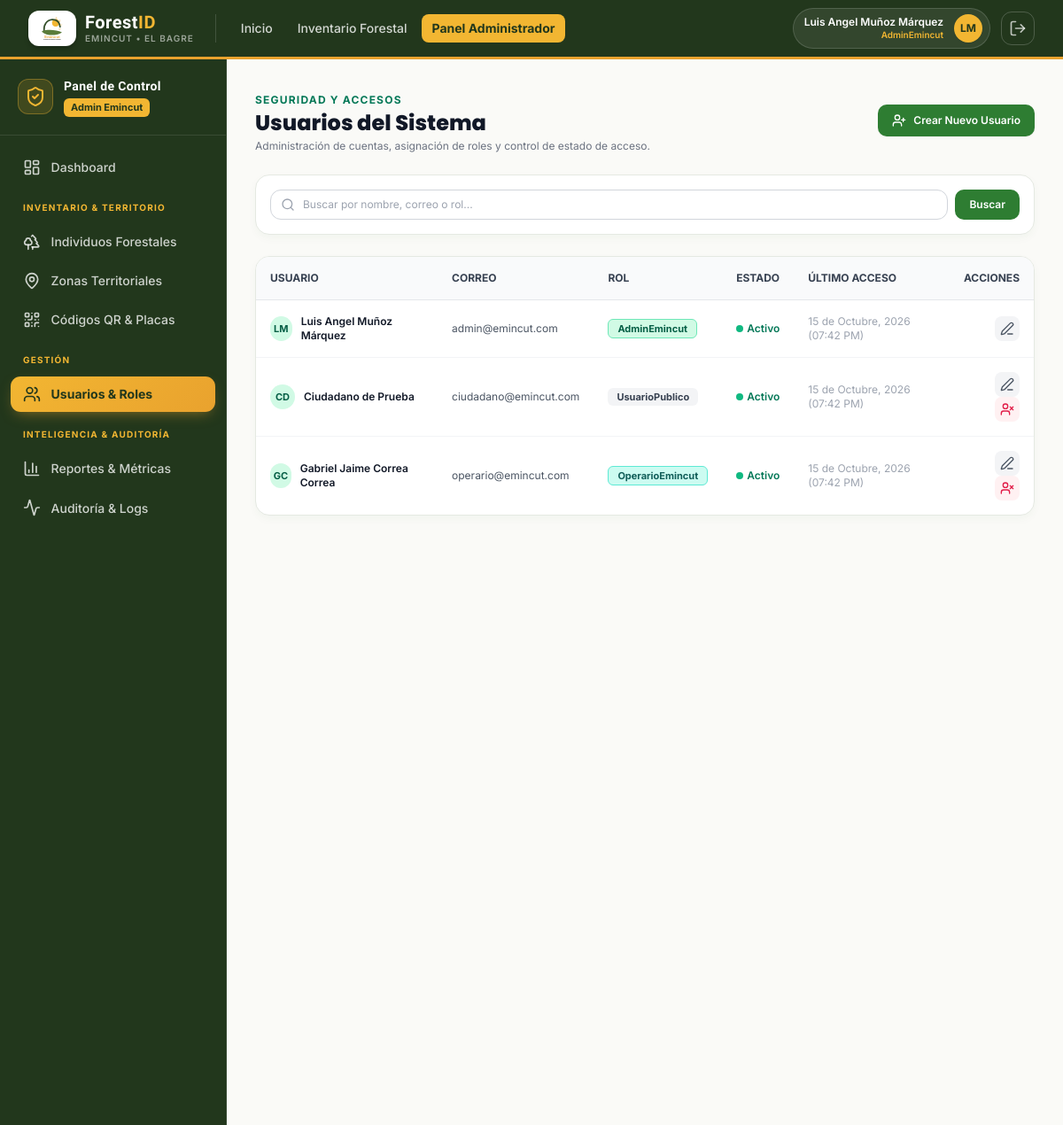
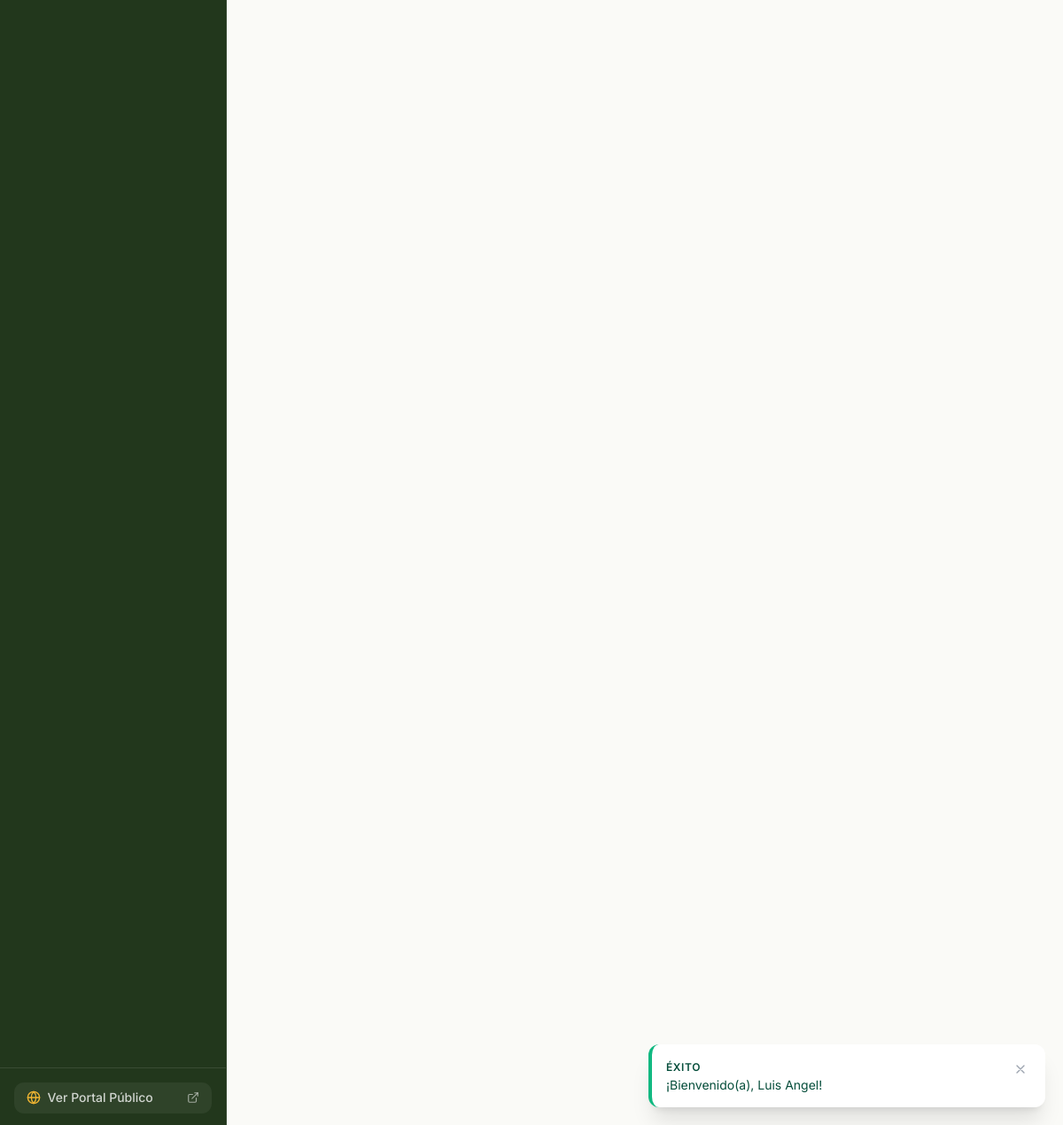
Page /admin/usuarios/index.php (signed in) on the committed database (2 pictures, top to bottom).
### tables this page shows
CREATE TABLE `usuarios` (
    `id_usuario` CHAR(36) NOT NULL DEFAULT (UUID()),
    `id_rol` CHAR(36) NOT NULL,
    `nombres` VARCHAR(100) NOT NULL,
    `apellidos` VARCHAR(100) NOT NULL,
    `correo` VARCHAR(150) NOT NULL UNIQUE,
    `password_hash` VARCHAR(255) NOT NULL,
    `telefono` VARCHAR(20) NULL,
    `estado` TINYINT(1) NOT NULL DEFAULT 1 COMMENT '1: Activo, 0: Inactivo',
    `ultimo_acceso` DATETIME NULL,
    `fecha_creacion` DATETIME NOT NULL DEFAULT CURRENT_TIMESTAMP,
    PRIMARY KEY (`id_usuario`),
    CONSTRAINT `fk_usuarios_roles` FOREIGN KEY (`id_rol`) REFERENCES `roles` (`id_rol`) ON UPDATE CASCADE ON DELETE RESTRICT,
    INDEX `idx_usuarios_correo` (`correo`),
    INDEX `idx_usuarios_rol` (`id_rol`)
);

CREATE TABLE `roles` (
    `id_rol` CHAR(36) NOT NULL DEFAULT (UUID()),
    `nombre_rol` VARCHAR(50) NOT NULL UNIQUE,
    `descripcion` VARCHAR(255) NULL,
    `fecha_creacion` DATETIME NOT NULL DEFAULT CURRENT_TIMESTAMP,
    PRIMARY KEY (`id_rol`)
);

### includes/auth_check.php (called while the page is built, shortened)
<?php
require_once __DIR__ . '/funciones.php';
function esta_autenticado(): bool {
    $ahora  = time();
    $ultima = (int)($_SESSION['ultima_actividad'] ?? $ahora);
    return true;
}
function obtener_usuario_actual(): ?array {
    return $_SESSION['usuario'] ?? null;
}
function obtener_rol_actual(): ?string {
    return $_SESSION['usuario']['nombre_rol'] ?? null;
}
function es_admin(): bool {
    return obtener_rol_actual() === 'AdminEmincut';
}

### admin/usuarios/index.php (the view, shortened to what this page needs)
<?php
require_once __DIR__ . '/../../includes/funciones.php';
require_once __DIR__ . '/../../includes/auth_check.php';
$pdo = getDBConnection();
$q = sanear($_GET['q'] ?? '');
$params = [];
$where = "1=1";
$stmt = $pdo->prepare("
    SELECT u.*, r.nombre_rol
    FROM `usuarios` u
    INNER JOIN `roles` r ON u.id_rol = r.id_rol
    WHERE {$where}
    ORDER BY u.fecha_creacion DESC
");
$stmt->execute($params);
$usuarios = $stmt->fetchAll();
require_once __DIR__ . '/../../includes/header.php';
require_once __DIR__ . '/../../includes/navbar.php';
?>
<div class="flex-1 flex flex-col md:flex-row">
    <?php require_once __DIR__ . '/../../includes/sidebar_admin.php'; ?>
    <main class="flex-1 p-6 sm:p-8 space-y-6 overflow-y-auto">
        <div class="flex flex-col sm:flex-row items-start sm:items-center justify-between gap-4">
            <div>
                <span class="text-xs font-bold text-emerald-700 uppercase tracking-widest">Seguridad y Accesos</span>
                <h1 class="font-heading font-extrabold text-2xl text-gray-900">
                    Usuarios del Sistema
                </h1>
                <p class="text-xs text-gray-500 mt-0.5">
                    Administración de cuentas, asignación de roles y control de estado de acceso.
                </p>
            </div>
            <a href="<?= BASE_URL ?>admin/usuarios/crear.php" class="btn-forest-primary text-xs py-2.5 px-4 shadow-sm">
                <i data-lucide="user-plus" class="w-4 h-4"></i> Crear Nuevo Usuario
            </a>
        </div>
        <div class="forest-card p-4">
            <form method="GET" action="index.php" class="flex gap-2">
                <div class="relative flex-1">
                    <div class="absolute inset-y-0 left-0 pl-3 flex items-center pointer-events-none text-gray-400">
                    </div>
                    <input type="text" name="q" value="<?= htmlspecialchars($q) ?>" placeholder="Buscar por nombre, correo o rol..."
                           class="w-full pl-9 pr-4 py-2 bg-white border border-gray-300 rounded-xl text-xs focus:ring-2 focus:ring-emerald-600 outline-none">
                </div>
                <button type="submit" class="btn-forest-primary text-xs py-2 px-4">
                    Buscar
                </button>
            </form>
        </div>
        <div class="forest-card overflow-hidden">
            <div class="overflow-x-auto">
                <table class="w-full text-left text-xs text-gray-600">
                    <thead class="bg-gray-50 border-b border-gray-200 text-gray-700 uppercase font-semibold">
                        <tr>
                            <th class="p-4">Usuario</th>
                            <th class="p-4">Correo</th>
                            <th class="p-4">Rol</th>
                            <th class="p-4">Estado</th>
                            <th class="p-4">Último Acceso</th>
                            <th class="p-4 text-right">Acciones</th>
                        </tr>
                    </thead>
                    <tbody class="divide-y divide-gray-100">
                        <?php if (empty($usuarios)): ?>
                            <tr>
                                <td colspan="6" class="p-8 text-center text-gray-400 italic">
                                    No se encontraron usuarios registrados con los criterios indicados.
                                </td>
                            </tr>
                        <?php else: ?>
                            <?php foreach ($usuarios as $u): ?>
                                <tr class="hover:bg-gray-50 transition-colors">
                                    <td class="p-4 font-semibold text-gray-900">
                                        <div class="flex items-center gap-2.5">
                                            <div class="w-7 h-7 rounded-full bg-emerald-100 text-emerald-800 flex items-center justify-center font-bold text-[11px]">
                                                <?= htmlspecialchars(strtoupper(substr($u['nombres'], 0, 1) . substr($u['apellidos'], 0, 1))) ?>
                                            </div>
                                            <span><?= htmlspecialchars($u['nombres'] . ' ' . $u['apellidos']) ?></span>
                                        </div>
                                    </td>
                                    <td class="p-4"><?= htmlspecialchars($u['correo']) ?></td>
                                    <td class="p-4">
                                        <span class="inline-flex items-center gap-1 px-2.5 py-0.5 rounded-md text-[11px] font-bold
                                            <?= ($u['nombre_rol'] === 'AdminEmincut') ? 'bg-emerald-100 text-emerald-800 border border-emerald-300' : (($u['nombre_rol'] === 'OperarioEmincut') ? 'bg-teal-100 text-teal-800 border border-teal-300' : 'bg-gray-100 text-gray-700') ?>">
                                            <?= htmlspecialchars($u['nombre_rol']) ?>
                                        </span>
                                    </td>
                                    <td class="p-4">
                                        <?php if ($u['estado'] == 1): ?>
                                            <span class="inline-flex items-center gap-1 text-emerald-700 font-semibold">
                                                <span class="w-2 h-2 rounded-full bg-emerald-500"></span> Activo
                                            </span>
                                        <?php else: ?>
                                            <span class="inline-flex items-center gap-1 text-rose-700 font-semibold">
                                                <span class="w-2 h-2 rounded-full bg-rose-500"></span> Inactivo
                                            </span>
                                        <?php endif; ?>
                                    </td>
                                    <td class="p-4 text-gray-400">
                                        <?= !empty($u['ultimo_acceso']) ? formatear_fecha($u['ultimo_acceso'], true) : 'Nunca' ?>
                                    </td>
                                    <td class="p-4 text-right space-x-1">
                                        <a href="<?= BASE_URL ?>admin/usuarios/editar.php?id=<?= $u['id_usuario'] ?>" class="p-1.5 rounded-lg bg-gray-100 hover:bg-emerald-100 text-gray-600 hover:text-emerald-800 inline-flex" title="Editar">
                                            <i data-lucide="edit-3" class="w-4 h-4"></i>
                                        </a>
                                        <?php if ($u['id_usuario'] !== $_SESSION['usuario']['id_usuario']): ?>
                                            <form method="POST" action="<?= BASE_URL ?>admin/usuarios/index.php" class="inline">
                                                <button type="submit"
                                                   onclick="return confirm('¿Está seguro de cambiar el estado de este usuario?');"
                                                   class="p-1.5 rounded-lg <?= ($u['estado'] == 1) ? 'bg-rose-50 text-rose-600 hover:bg-rose-100' : 'bg-emerald-50 text-emerald-600 hover:bg-emerald-100' ?> inline-flex"
                                                   title="<?= ($u['estado'] == 1) ? 'Desactivar' : 'Activar' ?>">
                                                    <i data-lucide="<?= ($u['estado'] == 1) ? 'user-x' : 'user-check' ?>" class="w-4 h-4"></i>
                                                </button>
                                            </form>
                                        <?php endif; ?>
                                    </td>
                                </tr>
                            <?php endforeach; ?>
                        <?php endif; ?>
                    </tbody>
                </table>
            </div>
        </div>
    </main>
</div>
<?php require_once __DIR__ . '/../../includes/footer.php'; ?>

### includes/navbar.php (shortened to what this page needs)
<?php
require_once __DIR__ . '/auth_check.php';
$usuario_actual = obtener_usuario_actual();
$es_autenticado = esta_autenticado();
?>
<header class="emi-navbar sticky top-0 z-40">
    <div class="max-w-7xl mx-auto px-4 sm:px-6 lg:px-8">
        <div class="flex justify-between h-16 items-center">
            <div class="flex items-center gap-6">
                <a href="<?= BASE_URL ?>" class="flex items-center gap-2.5 group">
                    <span class="bg-white rounded-xl p-1.5 shadow-md shadow-black/20 group-hover:scale-105 transition-transform block w-[54px] h-[40px] flex items-center justify-center">
                        <img src="<?= BASE_URL ?>assets/img/logo_emincut_oficial.svg" alt="Emincut" class="w-full h-full object-contain">
                    </span>
                    <div class="flex flex-col">
                        <span class="emi-display font-bold text-xl tracking-wide text-white leading-tight">
                            Forest<span style="color:var(--emi-amarillo)">ID</span>
                        </span>
                        <span class="text-[10px] font-semibold uppercase tracking-widest -mt-0.5" style="color:rgba(255,255,255,.55)">
                            Emincut • El Bagre
                        </span>
                    </div>
                </a>
                <nav class="hidden md:flex items-center gap-1 pl-4 border-l" style="border-color:rgba(255,255,255,.15)">
                    <a href="<?= BASE_URL ?>publico/index.php" class="px-3 py-1.5 text-sm font-medium rounded-lg text-white/80 hover:text-white hover:bg-white/10 transition-colors">
                        Inicio
                    </a>
                    <a href="<?= BASE_URL ?>publico/buscar.php" class="px-3 py-1.5 text-sm font-medium rounded-lg text-white/80 hover:text-white hover:bg-white/10 transition-colors">
                        Inventario Forestal
                    </a>
                    <?php if ($es_autenticado && es_admin()): ?>
                        <a href="<?= BASE_URL ?>admin/dashboard.php" class="px-3 py-1.5 text-sm font-bold rounded-lg transition-colors" style="background:var(--emi-amarillo); color:var(--emi-verde-noche)">
                            Panel Administrador
                        </a>
                    <?php elseif ($es_autenticado && es_operario()): ?>
                        <a href="<?= BASE_URL ?>operario/dashboard.php" class="px-3 py-1.5 text-sm font-bold rounded-lg transition-colors" style="background:var(--emi-amarillo); color:var(--emi-verde-noche)">
                            Panel Operario
                        </a>
                    <?php endif; ?>
                </nav>
            </div>
            <div class="flex items-center gap-3">
                <?php if ($es_autenticado): ?>
                    <div class="hidden sm:flex items-center gap-3 pl-3 pr-2 py-1.5 rounded-full border" style="background:rgba(255,255,255,.08); border-color:rgba(255,255,255,.15)">
                        <div class="flex flex-col text-right">
                            <span class="text-xs font-semibold text-white leading-tight">
                                <?= htmlspecialchars($usuario_actual['nombres'] . ' ' . $usuario_actual['apellidos']) ?>
                            </span>
                            <span class="text-[10px] font-semibold" style="color:var(--emi-amarillo)">
                                <?= htmlspecialchars($usuario_actual['nombre_rol']) ?>
                            </span>
                        </div>
                        <div class="w-8 h-8 rounded-full flex items-center justify-center text-xs font-bold shadow-sm" style="background:var(--emi-amarillo); color:var(--emi-verde-noche)">
                            <?= htmlspecialchars(strtoupper(substr($usuario_actual['nombres'], 0, 1) . substr($usuario_actual['apellidos'], 0, 1))) ?>
                        </div>
                    </div>
                    <form method="POST" action="<?= BASE_URL ?>auth/logout.php" class="inline-flex">
                        <button type="submit" title="Cerrar Sesión" class="p-2 rounded-xl transition-colors border" style="color:rgba(255,255,255,.7); border-color:rgba(255,255,255,.2)">
                            <i data-lucide="log-out" class="w-5 h-5"></i>
                        </button>
                    </form>
                <?php endif; ?>
            </div>
        </div>
    </div>
</header>

### assets/css/custom.css (style rules this page uses)
:root { --color-primary-dark: #1B5E20; --color-primary: #2E7D32; --color-primary-light: #4CAF50; --color-surface-soft: #E8F5E9; --color-surface-bg: #FAFAF7; --color-earth: #6D4C41; --color-text-main: #1F2937; }
body { background-color: var(--color-surface-bg); color: var(--color-text-main); font-family: 'Inter', -apple-system, BlinkMacSystemFont, "Segoe UI", Roboto, sans-serif; -webkit-font-smoothing: antialiased; }
h1, h2, h3, h4, h5, h6, .font-heading { font-family: 'Poppins', 'Inter', sans-serif; }
.forest-card { background: #FFFFFF; border: 1px solid #E5E9E2; border-radius: 1rem; box-shadow: 0 4px 12px -2px rgba(27, 94, 32, 0.05); transition: all 0.2s cubic-bezier(0.4, 0, 0.2, 1); }
.btn-forest-primary { background-color: #2E7D32; color: #FFFFFF; font-weight: 600; padding: 0.625rem 1.25rem; border-radius: 0.625rem; display: inline-flex; align-items: center; justify-content: center; gap: 0.5rem; transition: all 0.15s ease-in-out; }

### assets/css/emincut.css (style rules this page uses)
:root { --emi-verde: #5B7C3A; --emi-verde-claro: #7A9B54; --emi-verde-suave: #EDF2E5; --emi-verde-oscuro: #35502B; --emi-verde-noche: #22371C; --emi-ambar: #E9A22E; --emi-amarillo: #F2B632; --emi-amarillo-suave:#FBEFD4; --emi-blanco: #FFFFFF; --emi-hueso: #FBFAF6; --emi-tinta: #23291F; --emi-tinta-suave: #5C6455; }
.emi-display { font-family: 'Chakra Petch', 'Trebuchet MS', sans-serif; }
.emi-navbar { background-color: var(--emi-verde-noche); border-bottom: 3px solid var(--emi-ambar); }

### rows in the picture
usuarios: nombres+apellidos "Luis Angel Muñoz Márquez", nombres+apellidos "LM", correo "admin@emincut.com", id_rol.nombre_rol "AdminEmincut", estado 1 (drawn), ultimo_acceso "15 de Octubre, 2026 (07:42 PM)"
roles: nombre_rol "AdminEmincut"
usuarios: nombres+apellidos "CD", nombres+apellidos "Ciudadano de Prueba", correo "ciudadano@emincut.com", id_rol.nombre_rol "UsuarioPublico", estado 1 (drawn), ultimo_acceso "15 de Octubre, 2026 (07:42 PM)"
usuarios: nombres+apellidos "GC", nombres+apellidos "Gabriel Jaime Correa Correa", correo "operario@emincut.com", id_rol.nombre_rol "OperarioEmincut", estado 1 (drawn), ultimo_acceso "15 de Octubre, 2026 (07:42 PM)"

### other values in the picture
$cfg['badge'] "ÉXITO"
$mensaje "¡Bienvenido(a), Luis Angel!"
